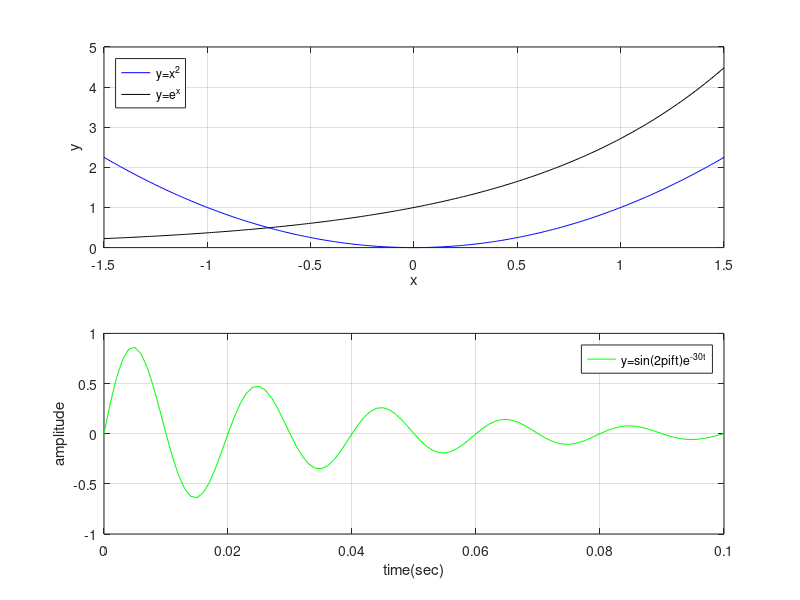

Write the MATLAB code that produced this figure.
%% Clean up %%
clear;
clc;

%% Set parameters: %%

% x-axis-1:
x = -1.5 : 0.01 : 1.5; 

% x-axis-2 (time):
t = 0 : 0.001 : 0.1;

% frequencies
f = 50;

% equations
y1 = x.^2;
y2 = exp(x);
y3 = sin(2*pi*f*t).*exp(-30*t);

%% Plot %%
figure(2);

subplot(2,1,1);

plot(x, y1, 'b');
hold on;
plot(x, y2, 'k');

xlabel('x');
ylabel('y');
legend("y=x^2", "y=e^x", "Location", "Northwest");
grid on

subplot(2,1,2);
plot(t, y3, 'g');

xlabel("time(sec)");
ylabel("amplitude");
legend("y=sin(2\pift)e^{-30t}");
grid on;
